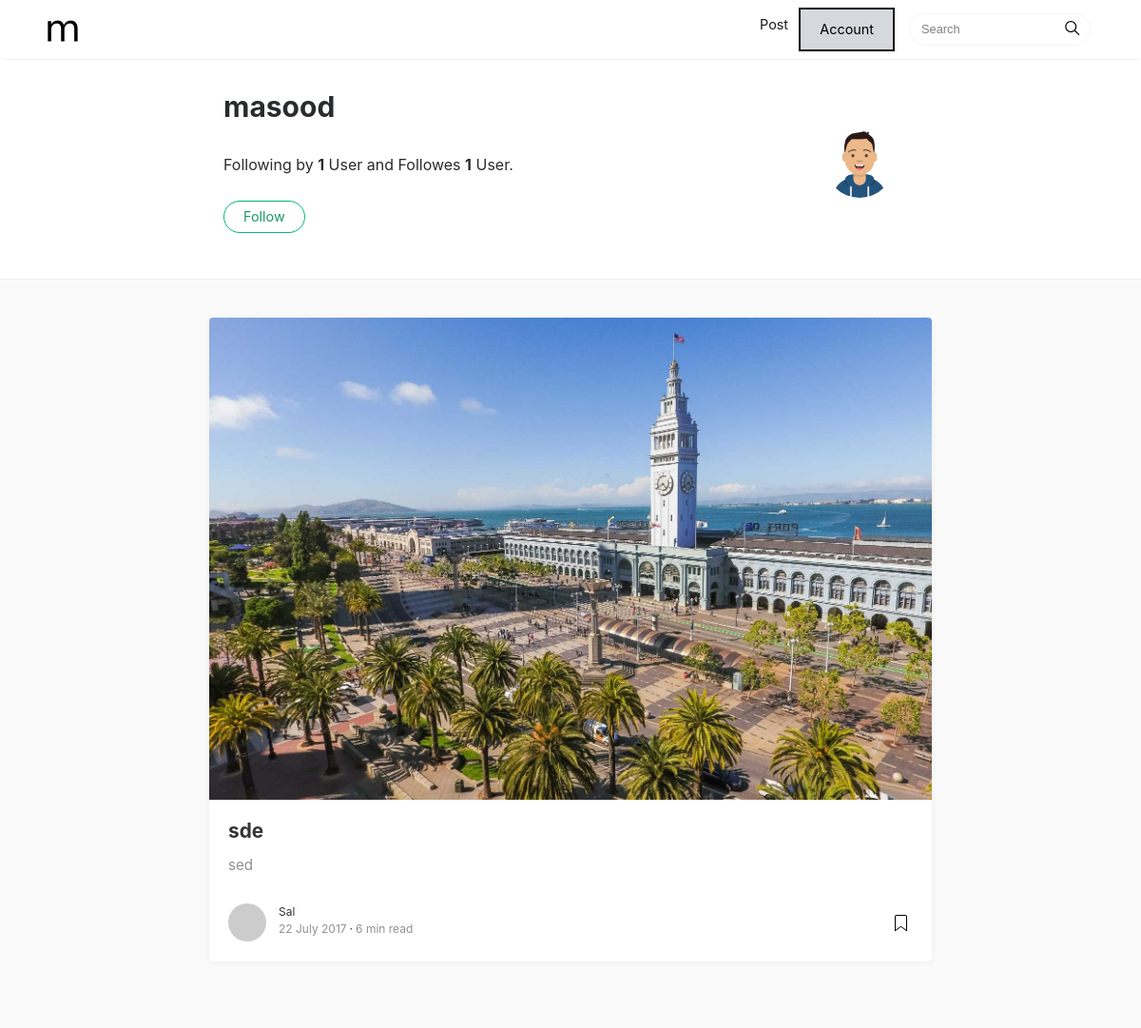
The app's page /accounts/profile/7ae3859e-a83a-473f-8ec5-f99d26ebc10f (signed in) with its own data.
### users/models.py (models this page shows, shortened)
class Profile(models.Model):
    username = models.CharField(max_length=200, unique=True)
    name =  models.CharField(max_length=200, null=True, blank=True)
    email = models.EmailField(max_length=500, blank=True, null=True)
    user = models.OneToOneField(User, on_delete=models.CASCADE, null=True, blank=True)
    id = models.UUIDField(default=uuid.uuid4, primary_key=True, unique=True, editable=False)
    profile_image = models.ImageField (default='profiles/default.jpg', blank=True, upload_to='profiles/')
    created = models.DateTimeField(auto_now_add=True)
    following = models.ManyToManyField('self', symmetrical=False, blank=True, related_name='followers')
    bio = models.TextField(max_length=600, null=True, blank=True)

### articles/models.py (models this page shows, shortened)
class Post(models.Model):
    owner = models.ForeignKey(Profile, on_delete=models.CASCADE, blank=True)
    title = models.CharField(max_length=300)
    body = models.TextField()
    id = models.BigAutoField(primary_key=True, editable=False, unique=True)
    created = models.DateTimeField(auto_now_add=True)
    image = models.ImageField(default='c2.jpg', null=True, blank=True, upload_to='')
    tags = models.ManyToManyField('Tag', blank=True)
    slug = models.SlugField(max_length=300, null=True, blank=True, unique=True)
    def get_absolute_url(self):
        return reverse('post_detail', kwargs={"slug": self.slug})

### users/views.py (the view)
# urls.py: path('profile/<str:pk>', views.ProfileView.as_view(), name='profile_detail'),
class ProfileView(DetailView):
    template_name = 'users/account.html'
    model = Profile
    context_object_name = 'user'

### users/templates/users/account.html (shortened to what this page needs)
{% extends 'main.html' %}
{% block content %}
<div class="container">
	<div class="row">
		<div class="col-md-2"></div>
		<div class="col-md-8 col-md-offset-2">
			<div class="mainheading">
				<div class="row post-top-meta authorpage">
					<div class="col-md-10 col-xs-12">
						<h1>{{user.name}}</h1>
						<br>
						<p>
						Following by <strong>{{user.following.count}}</strong>
						User and Followes <strong>{{user.followers.count}}</strong> User.
						</p>
                        {% if request.user.profile == user %}
						<a  href="{% url 'logout'%} " class="btn danger">Logout</a>
                        <a href="{% url 'create-post'%}" class="btn info">Create a Post</a>
                        <a href="{% url 'profile_edit' user.id %}" class="btn info">Edit Your Profile</a>
                        {% else %}
							{% if request.user.is_authenticated %}
								{% if request.user.profile in user.following.all %}
                        		<a href="{% url 'follow' user.id %}" class="btn follow">Unfollow</a><br>
								{% else %}
                        		<a href="{% url 'follow' user.id %}" class="btn follow">Follow</a><br>
								{% endif %}
							{% endif %}
                        {% endif %}
					</div>
					<div class="col-md-2 col-xs-12">
						<img class="author-thumb" src="{{user.profile_image.url}}" alt="Sal">
					</div>
				</div>
			</div>
		</div>
	</div>
</div>
<div class="graybg authorpage">
	<div class="container">
		<div class="listrecent listrelated">
            {% for post in user.post_set.all %}
		    <div class="authorpostbox">
					<div class="card">
		        <a href="author.html">
		        <img class="img-fluid img-thumb" src="assets/img/demopic/9.jpg" alt="">
		        </a>
		        <div class="card-block">
		          <h2 class="card-title"><a href="{{post.get_absolute_url}}">{{post.title}}</a></h2>
              <h4 class="card-text">{{post.body|slice:"50"}}</h4>
              <div class="metafooter">
		            <div class="wrapfooter">
		              <span class="meta-footer-thumb">
		              <a href="author.html"><img class="author-thumb" src="https://www.gravatar.com/avatar/e56154546cf4be74e393c62d1ae9f9d4?s=250&amp;d=mm&amp;r=x" alt="Sal"></a>
		              </span>
		              <span class="author-meta">
		              <span class="post-name"><a href="author.html">Sal</a></span><br/>
		              <span class="post-date">22 July 2017</span><span class="dot"></span><span class="post-read">6 min read</span>
		              </span>
		              <span class="post-read-more"><a href="post.html" title="Read Story"></a></span>
		            </div>
		          </div>
		        </div>
					</div>
		    </div>
            {% endfor %}
		</div>
	</div>
</div>
{% endblock content %}

### static/assets/css/mediumish.css (style rules this page uses)
body { padding-top:5rem; }
.mainheading { padding:1rem 0rem; }
a { color:#00ab6b; }
a,a:hover { transition:all 0.2s; }
.listfeaturedtag h2.card-title,.listrecent h2.card-title { font-size:1.3rem; font-weight:700; line-height: 1.25; }
.listfeaturedtag h2.card-title a,.listrecent h2.card-title a { color:rgba(0,0,0,.8); }
.listfeaturedtag h4.card-text,.listrecent h4.card-text { color:rgba(0,0,0,.44); font-size:0.95rem; line-height:1.4; font-weight:400; }
.listrecent .wrapfooter { font-size:12px; margin-top:30px; }
.author-thumb { width:40px; height:40px; float:left; margin-right:13px; border-radius:100%; }
.post-top-meta { margin-bottom:2rem; }
.post-top-meta .author-thumb { width:72px; height:72px; }
.post-top-meta.authorpage .author-thumb { margin-top:40px; }
.author-meta { flex:1 1 auto; white-space:nowrap!important; text-overflow:ellipsis!important; overflow:hidden!important; }
span.post-name,span.post-date,span.author-meta { display:inline-block; }
span.post-date,span.post-read { color:rgba(0,0,0,.44); }
span.post-read-more { align-items:center; display:inline-block; float:right; margin-top:8px; }
span.post-read-more a { color:rgba(0,0,0,.44); }
span.post-name a,span.post-read-more a:hover { color:rgba(0,0,0,.8); }
.dot:after { content:"·"; margin-left:3px; margin-right:3px; }
.graybg { background-color:#fafafa; padding:40px 0 46px; position:relative; }
.listrelated .card { box-shadow:0 1px 7px rgba(0,0,0,.05); border:0; }
.card { border-radius:4px; }
.card .img-thumb { border-top-right-radius:4px; border-top-left-radius:4px; }
.btn.follow { border-color:#02B875; color:#1C9963; padding:3px 10px; text-align:center; border-radius:999em; font-size:0.85rem; display:inline-block; }
.post-top-meta .btn.follow { margin-left:5px; margin-top:-4px; }
.authorpage h1 { font-weight:700; font-size:30px; }
.post-top-meta.authorpage .author-thumb { float:none; }
.post-top-meta.authorpage .btn.follow { padding:7px 20px; margin-top:10px; margin-left:0; font-size:0.9rem; }
.graybg.authorpage { border-top:1px solid #f0f0f0; }
.authorpostbox { width:760px; margin:0px auto; margin-bottom:1.5rem; max-width:100%; }
.authorpostbox .img-thumb { width:100%; }

### records on screen
Profile: name "masood", following.count "1", followers.count "1", profile_image (picture)
Post: title "sde", body "sed"
